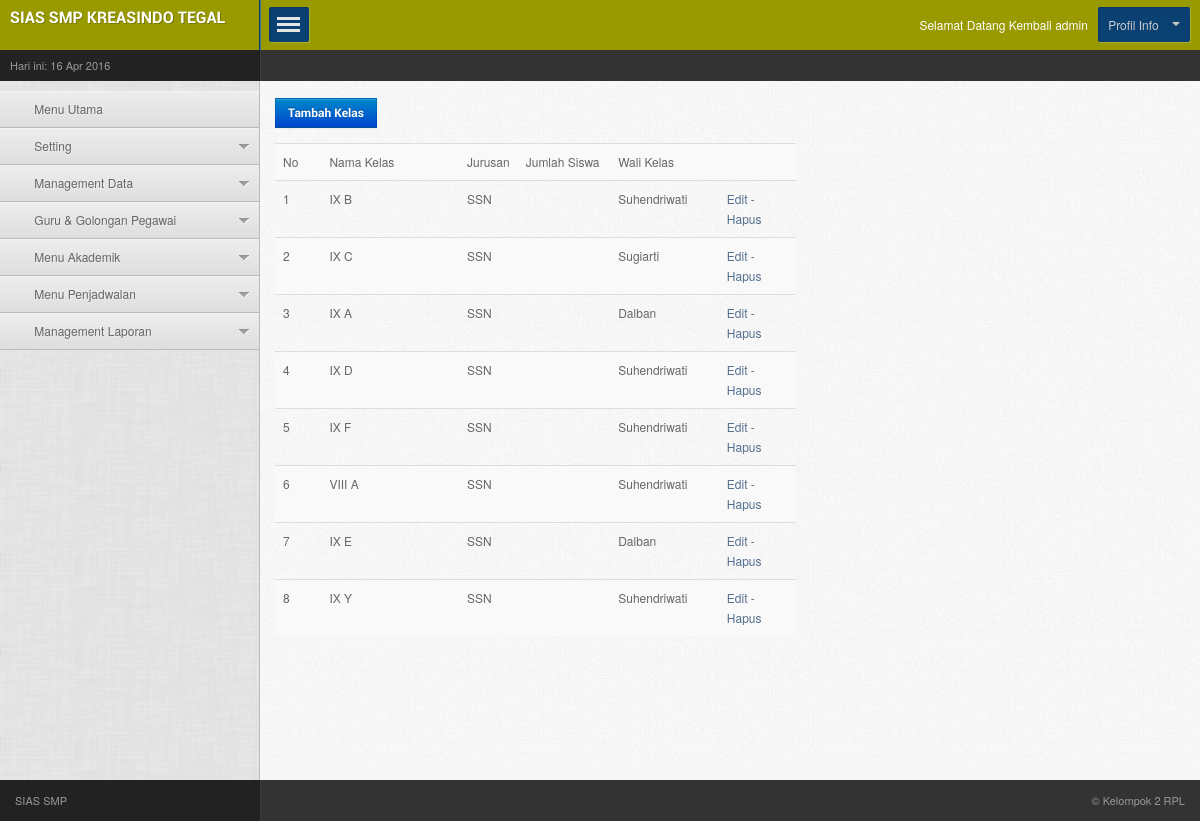
Screenshot of /dashboard.php?cat=kelas&page=tampil (signed in) with the database file from the repository.
### tables this page shows
CREATE TABLE IF NOT EXISTS `kelas` (
  `id_kelas` int(3) NOT NULL AUTO_INCREMENT,
  `namakelas` varchar(20) NOT NULL,
  `jurusan` varchar(20) NOT NULL,
  `walikelas` varchar(20) NOT NULL,
  `nip` char(20) NOT NULL,
  PRIMARY KEY (`id_kelas`)
);

### pages/kelas/tampil.php (the view, shortened to what this page needs)
<span class="span7">
<h2>
<a href="?cat=kelas&page=inputkelas" class="btn btn-primary">Tambah Kelas</a></h2>
<table width="104%" border="0" cellspacing="0" cellpadding="0" class="table table-striped">
  <tr>
  <td width="9%">No</td>
	<td width="27%">Nama Kelas</td>
    <td width="10%">Jurusan</td>
    <td width="18%">Jumlah Siswa</td>
	<td width="21%">Wali Kelas</td>
    <td width="15%">&nbsp;</td>
  </tr>
  <?php
  $rw=mysql_query("Select * from kelas");
  while($s=mysql_fetch_array($rw))
  {
  ?>
  <tr>
  <td><?php echo $c=$c+1;?></td>
	<td><?php echo $s['namakelas']; ?></td>
    <td><?php echo $s['jurusan']; ?></td>
	<td><?php echo $s['jumlahsiswa']; ?></td>
    <td><?php echo $s['walikelas']; ?></td>
    <td><a href="?cat=kelas&page=kelasedit&id_kelas=<?php echo sha1($s['id_kelas']); ?>">Edit</a> - <a href="?cat=kelas&page=tampil&del=1&id_kelas=<?php echo sha1($s['id_kelas']); ?>">Hapus</a></td>
  </tr>
  <?php
  }
  ?>
</table>
</span>

### rows the page displays
kelas: namakelas "IX B", jurusan "SSN", walikelas "Suhendriwati"
kelas: c "2", namakelas "IX C", jurusan "SSN", walikelas "Sugiarti"
kelas: c "3", namakelas "IX A", jurusan "SSN", walikelas "Dalban"
kelas: c "4", namakelas "IX D", jurusan "SSN", walikelas "Suhendriwati"
kelas: c "5", namakelas "IX F", jurusan "SSN", walikelas "Suhendriwati"
kelas: c "6", namakelas "VIII A", jurusan "SSN", walikelas "Suhendriwati"
kelas: c "7", namakelas "IX E", jurusan "SSN", walikelas "Dalban"
kelas: c "8", namakelas "IX Y", jurusan "SSN", walikelas "Suhendriwati"

### other values shown
$_SESSION['login_user'] "admin"
